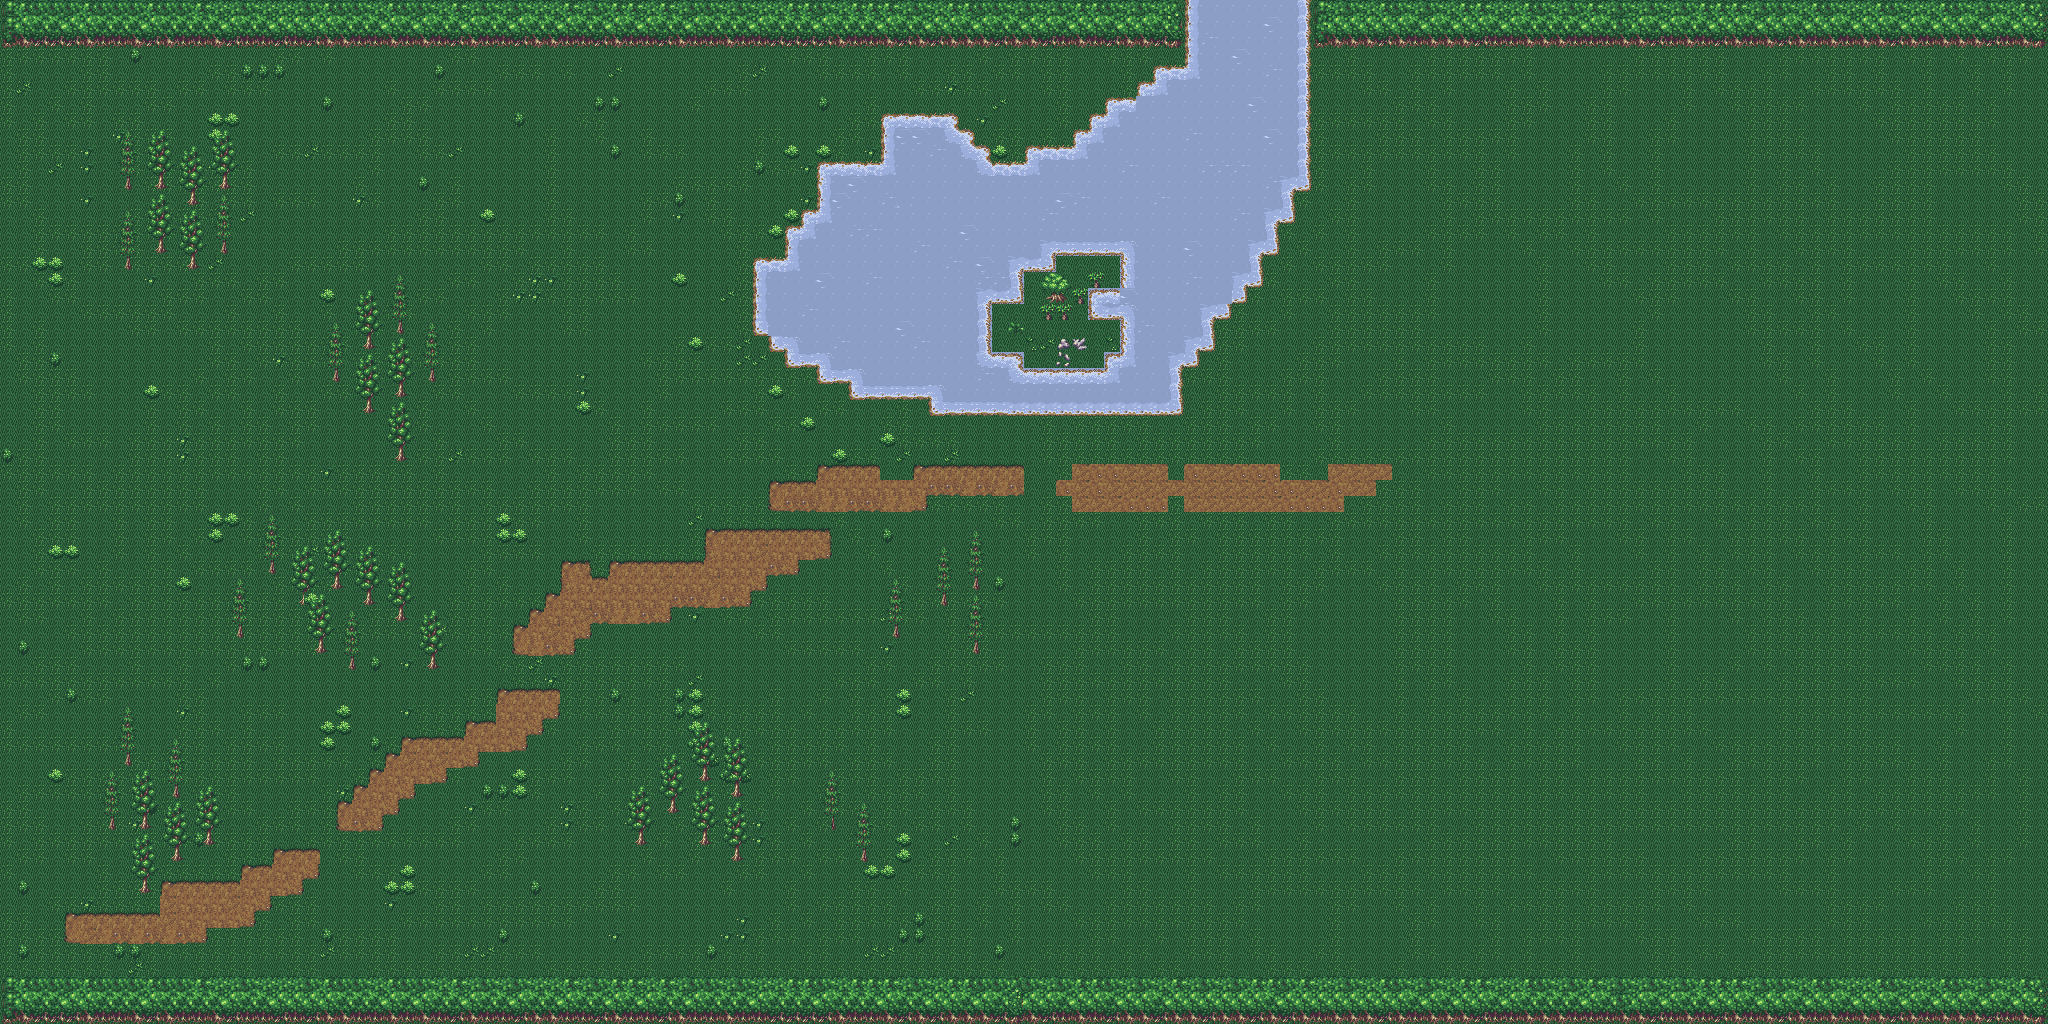

The image is a tile-based game level rendered from a .tmx file. Its description and source (layers, tilesets, objects; grid data summarised) follow:
An orthogonal 128x64 tile map with 16x16 px tiles, 9 tile layers (background, shrubs, trees, lake, ...) and 4 objects (3x digSite, location).

<map version="1.0" orientation="orthogonal" renderorder="right-down" width="128" height="64" tilewidth="16" tileheight="16" nextobjectid="10">
 <tileset firstgid="1" name="dig_terrainTileset" tilewidth="16" tileheight="16" tilecount="323" columns="17">
  <image source="forest_tileset_16x16.png" width="272" height="304" />
  <tile id="33">
   <properties>
    <property name="imageName" value="rocks1" />
   </properties>
  </tile>
  <tile id="145">
   <properties>
    <property name="imageName" value="rocks2" />
   </properties>
  </tile>
 </tileset>
 <layer name="background" width="128" height="64">
  <data>[8192 cells, 8192 non-empty, 2 distinct tile ids]</data>
 </layer>
 <layer name="shrubs" width="128" height="64">
  <data>[8192 cells, 192 non-empty, 4 distinct tile ids]</data>
 </layer>
 <layer name="trees" width="128" height="64">
  <data>[8192 cells, 1086 non-empty, 31 distinct tile ids]</data>
 </layer>
 <layer name="lake" width="128" height="64">
  <data>[8192 cells, 584 non-empty, 19 distinct tile ids]</data>
 </layer>
 <layer name="island" width="128" height="64">
  <data>[8192 cells, 78 non-empty, 14 distinct tile ids]</data>
 </layer>
 <layer name="island_trees" width="128" height="64">
  <data>[8192 cells, 8 non-empty, 5 distinct tile ids]</data>
 </layer>
 <layer name="island_rocks" width="128" height="64">
  <data>[8192 cells, 3 non-empty, 3 distinct tile ids]</data>
 </layer>
 <layer name="island_shrubs" width="128" height="64">
  <data>[8192 cells, 4 non-empty, 3 distinct tile ids]</data>
 </layer>
 <layer name="dirt" width="128" height="64">
  <data>[8192 cells, 443 non-empty, 24 distinct tile ids]</data>
 </layer>
 <objectgroup name="objectLayer">
  <object id="5" name="digSite" gid="34" x="576" y="192" width="16" height="16">
   <properties>
    <property name="imageKey" value="stones1" />
    <property name="targetDig" value="smallFind" />
    <property name="type" value="sprite" />
   </properties>
  </object>
  <object id="6" name="digSite" gid="34" x="512" y="720" width="16" height="16">
   <properties>
    <property name="imageKey" value="stones1" />
    <property name="targetDig" value="smallFind" />
    <property name="type" value="sprite" />
   </properties>
  </object>
  <object id="7" name="digSite" gid="146" x="192" y="592" width="16" height="16">
   <properties>
    <property name="imageKey" value="stones2" />
    <property name="targetDig" value="largeFind" />
    <property name="type" value="sprite" />
   </properties>
  </object>
  <object id="9" name="startSpawn" type="location" gid="26" x="0" y="480" width="16" height="16" />
 </objectgroup>
</map>
